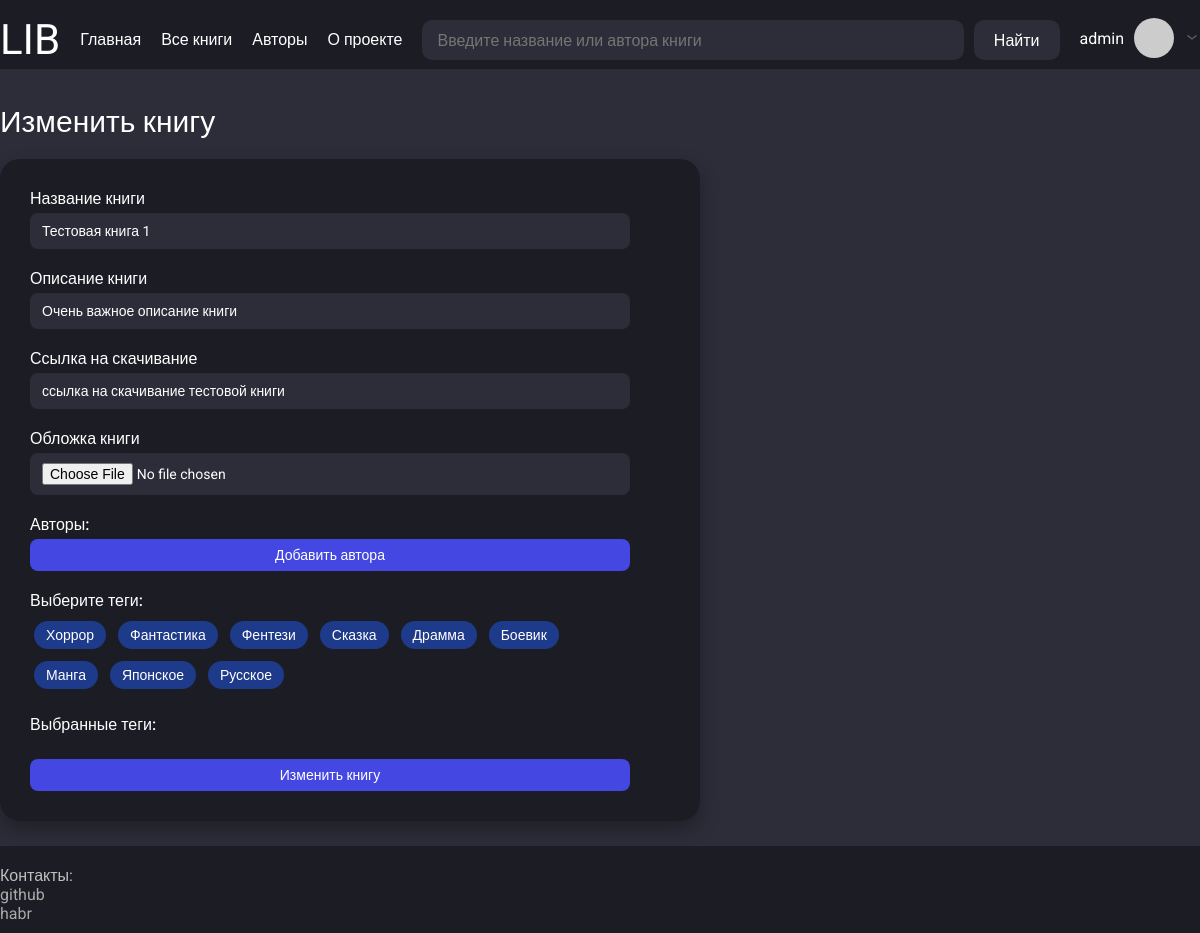
Screenshot of /books/change_book/3 (signed in) with the database file from the repository.
### app/models.py (models this page shows, shortened)
class User(UserMixin, db.Model):
    __tablename__ = "users"
    id = sa.Column(sa.Integer, primary_key=True, autoincrement=True)
    username = sa.Column(sa.String(50), index=True, unique=True, nullable=False)
    email = sa.Column(sa.String(120), index=True, unique=True, nullable=False)
    hashed_password = sa.Column(sa.String(256), nullable=True)
    status = sa.Column(sa.String(25), default="rejected", nullable=True)  # approved, pending
    role = sa.Column(sa.String(15), default="user", nullable=True)  # admin
    reviews = so.relationship("Review", back_populates="user", cascade="all, delete-orphan")
    books = so.relationship("Book", secondary=users_books, back_populates="users")
    def avatar(self, size):
        digest = md5(self.email.lower().encode('utf-8')).hexdigest()
        return f"https://www.gravatar.com/avatar/{digest}?s={size}&d=identicon"

class Book(db.Model):
    __tablename__ = "books"
    id = sa.Column(sa.Integer, primary_key=True, autoincrement=True)
    title = sa.Column(sa.String(100), nullable=False, index=True)
    description = sa.Column(sa.String, nullable=True)
    link_to_download = sa.Column(sa.String, nullable=True)
    bin_preview_photo = sa.Column(sa.LargeBinary, nullable=True)
    reviews = so.relationship("Review", back_populates="book", cascade="all, delete-orphan")
    tags = so.relationship("Tag", secondary=books_tags, back_populates="books")
    authors = so.relationship("Author", secondary=authors_books, back_populates="books")
    users = so.relationship("User", secondary=users_books, back_populates="books")
    @classmethod
    def is_exists(cls, book_id):
        return db.session.query(cls).filter(cls.id == book_id).first()

class Tag(db.Model):
    __tablename__ = "tags"
    id = sa.Column(sa.Integer, primary_key=True, autoincrement=True)
    name = sa.Column(sa.String(30), nullable=False, index=True)
    books = so.relationship("Book", secondary=books_tags, back_populates="tags")

### app/routes.py (the view, shortened to what this page needs)
@app.route("/books/change_book/<int:book_id>", methods=["GET", "POST"])
def change_book(book_id):
    book = Book.is_exists(book_id)
    if not book:
        return "Такой книги не существует"
    form = AddBookForm(obj=book)
    available_tags = [tag.name for tag in get_all_tags()]
    form.tags.choices = [(tag, tag) for tag in available_tags]
    selected_tags = [tag.name for tag in book.tags]
    selected_authors = [" ".join([author.surname, author.name, author.patronymic]) for author in book.authors]
    params = {
        "title": "Изменить книгу",
        "local_css_file": "book.css",
        "form": form,
        "available_tags": available_tags,
        "selected_tags": selected_tags,
        "selected_authors": selected_authors
    }
    return render_template("change_book.html", **params)

### app/forms.py
class AddBookForm(FlaskForm):
    title = StringField("Название книги", validators=[DataRequired(), Length(3, 98)])
    description = StringField("Описание книги", validators=[DataRequired(), Length(min=10)])
    link_to_download = StringField("Ссылка на скачивание")
    book_photo = FileField("Обложка книги")
    authors = FieldList(FormField(AuthorForm), min_entries=1) # Минимум 1 поле для автора
    tags = MultiCheckboxField("Теги", choices=[])  # choices зададим в маршруте

class AuthorForm(FlaskForm):
    class Meta:
        csrf = False  # отключаем CSRF для вложенной формы
    name = StringField("Введите ФИО автора (через пробел)")

### app/models.py (called while the page is built)
@login.user_loader
def load_user(id):
    return db.session.get(User, int(id))

### app/services.py (called while the page is built)
def get_all_tags():
    return db.session.query(Tag).all()

### app/templates/change_book.html (shortened to what this page needs)
{% extends "base.html" %}
{% block content %}
<div class="book-detail-section-for-add">
    <form method="POST" enctype="multipart/form-data" class="add-book-form">
        <div class="form-group">
            {{ form.title.label(class="form-label") }}
            {{ form.title(class="form-input") }}
        </div>
        <div class="form-group">
            {{ form.description.label(class="form-label") }}
            {{ form.description(class="form-input") }}
        </div>
        <div class="form-group">
            {{ form.link_to_download.label(class="form-label") }}
            {{ form.link_to_download(class="form-input") }}
        </div>
        <div class="form-group">
            {{ form.book_photo.label(class="form-label") }}
            {{ form.book_photo(class="form-input") }}
        </div>
        <div class="form-group">
            <label class="form-label">Авторы:</label>
            <button type="button" id="add-author-btn" class="book-card-button">Добавить автора</button>
        </div>
       <div class="form-group">
            <label class="form-label">Выберите теги:</label>
            <div id="available-tags">
                {% for tag in available_tags %}
                    <span class="tag-option" data-tag="{{ tag }}">{{ tag }}</span>
                {% endfor %}
            </div>
        </div>
        <div class="form-group">
            <label class="form-label">Выбранные теги:</label>
        </div>
        <button type="submit" class="book-card-button">Изменить книгу</button>
    </form>
</div>
{% endblock %}

### app/templates/base.html (shortened to what this page needs)
<!DOCTYPE html>
<html lang="ru">
<head>
    <link href="{{ url_for('static', filename='/css/style.css') }}" rel="stylesheet">
    {% if local_css_file %}
        <link href="{{ url_for('static', filename='/css/' ~ local_css_file) }}" rel="stylesheet">
    {% endif %}
</head>
<body>
    <div class="wrapper">
        <header class="header">
            <div class="container header-container">
                <div class="header-logo-container">
                    <p class="header-logo"><a href="{{ url_for('index') }}" class="header-logo-link">LIB</a></p>
                </div>
                <ul class="header-menu">
                    <li><a href="{{ url_for('index') }}" class="header-logo-link">Главная</a></li>
                    <li><a href="{{ url_for('books_list') }}" class="header-logo-link">Все книги</a></li>
                    <li><a href="{{ url_for('authors_list') }}" class="header-logo-link">Авторы</a></li>
                    <li><a href="{{ url_for('about_project') }}" class="header-logo-link">О проекте</a></li>
                </ul>
                <div class="header-search-container">
                        <input type="search" class="header-search" placeholder="Введите название или автора книги" id="ajax-search" name="search" autocomplete="off">
                        <button class="search-button-submit" id="search-button">Найти</button>
                </div>
                <div class="header-user-container">
                    {% if current_user.is_authenticated %}
                        <p class="header-user-nickname">
                            <a href="{{ url_for('user_account', username=current_user.username) }}" class="user-nickname-link">{{ current_user.username }}</a>
                        </p>
                        <img class="header-user-img" src="{{ current_user.avatar(60) }}" alt="Аватар">
                        <button class="arrow-userinfo-button">
                            <img class="header-arrow-down" src="{{ url_for('static', filename='images/arrow-ios-down.svg') }}" alt="Стрелка вниз">
                        </button>
                    {% else %}
                        <p class="header-user-nickname">
                            <a href="{{ url_for('register') }}" class="user-nickname-link">Зарегистрироваться</a>
                            <a href="{{ url_for('login') }}" class="user-nickname-link">Войти</a>
                        </p>
                    {% endif %}
                </div>
            </div>
        </header>
        <main class="main">
            <div class="container">
                <div class="main-container">
                    <h1 class="main-title">{{ title }}</h1>
                    {% block content %}{% endblock %}
                </div>
            </div>
        </main>
        <footer class="footer">
            <div class="container">
                <div class="footer-container">
                    <div class="footer-contact-container">
                        <p class="contact-title">Контакты:</p>
                        <ul class="contact-list">
                            <li><a href="https://github.com/taishakutenn" class="footer-contact-link">github</a></li>
                            <li><a href="https://habr.com/ru/users/taishakuten" class="footer-contact-link">habr</a></li>
                        </ul>
                    </div>
                </div>
            </div>
        </footer>
    </div>
</body>
</html>

### app/static/css/style.css (style rules this page uses)
html, body { margin: 0; padding: 0; height: 100%; font-family: 'Roboto', sans-serif; background-color: #2D2D3A; color: #FFFFFF; }
.wrapper { min-height: 100%; display: flex; flex-direction: column; }
.container { max-width: 1220px; width: 100%; margin: 0 auto; padding-top: 15px; padding-bottom: 5px; }
.header { background-color: #1C1C24; width: 100%; }
.header-container { display: flex; justify-content: space-between; align-items: flex-start; gap: 20px; flex-wrap: wrap; }
.header-logo { font-size: 42px; margin: 0; }
.header-logo-link { text-decoration: none; color: inherit; }
.header-menu { display: flex; gap: 20px; list-style: none; padding: 0; margin-top: 15px; }
.header-search-container { display: flex; gap: 10px; flex-grow: 1; margin-top: 5px; position: relative; }
.header-search { background-color: #2D2D3A; border: none; border-radius: 10px; padding: 10px 15px; color: white; flex-grow: 1; height: 40px; box-sizing: border-box; }
.search-button-submit { background-color: #2D2D3A; border: none; border-radius: 10px; color: white; padding: 0 20px; height: 40px; cursor: pointer; box-sizing: border-box; }
.header-user-container { position: relative; display: flex; align-items: center; gap: 10px; margin-top: 3px; }
.header-user-nickname { margin: 0; }
.user-nickname-link { text-decoration: none; color: inherit; }
.header-user-img { width: 40px; height: 40px; border-radius: 50%; }
.arrow-userinfo-button { background: none; border: none; cursor: pointer; }
.header-arrow-down { width: 16px; height: 16px; }
.main { flex-grow: 1; padding: 20px 0; }
.main-container { display: flex; flex-direction: column; }
.main-title { font-size: 30px; }
.footer { background-color: #1C1C24; width: 100%; padding: 5px 0; }
.footer-container { display: flex; justify-content: space-between; }
.footer-contact-container { display: flex; flex-direction: column; }
.contact-title { color: #C0C0C0; }
.contact-list { margin-top: a; }
.footer-contact-link { color: #A9A9A9; text-decoration: none; }

### app/static/css/book.css (style rules this page uses)
.book-card-button { background-color: #4447E2; color: white; padding: 8px 14px; border-radius: 8px; text-decoration: none; font-size: 14px; transition: background-color 0.2s; }
.book-detail-section-for-add { margin-top: 20px; max-width: 700px; background-color: #1C1C24; border-radius: 20px; padding: 30px; display: flex; flex-direction: column; gap: 20px; box-shadow: 0 8px 20px rgba(0, 0, 0, 0.3); }
.add-book-form { display: flex; flex-direction: column; gap: 20px; max-width: 600px; }
.form-group { display: flex; flex-direction: column; }
.form-label { font-size: 16px; font-weight: 500; margin-bottom: 5px; color: #ffffff; }
.form-input { padding: 10px 12px; border-radius: 8px; border: none; background-color: #2D2D3A; color: white; font-size: 14px; outline: none; }
.tag-option { display: inline-block; padding: 6px 12px; margin: 6px 4px; border-radius: 20px; background-color: #1e3a8a; color: #ffffff; font-size: 14px; cursor: pointer; transition: background-color 0.2s ease, transform 0.1s ease; border: none; user-select: none; }

### rows the page displays
User: username "admin"
Book: title "Тестовая книга 1", description "Очень важное описание книги", link_to_download "ссылка на скачивание тестовой книги"
Tag: name "Хоррор"
Tag: name "Фантастика"
Tag: name "Фентези"
Tag: name "Сказка"
Tag: name "Драмма"
Tag: name "Боевик"
Tag: name "Манга"
Tag: name "Японское"
Tag: name "Русское"

### other values shown
{{ title }} "Изменить книгу"
